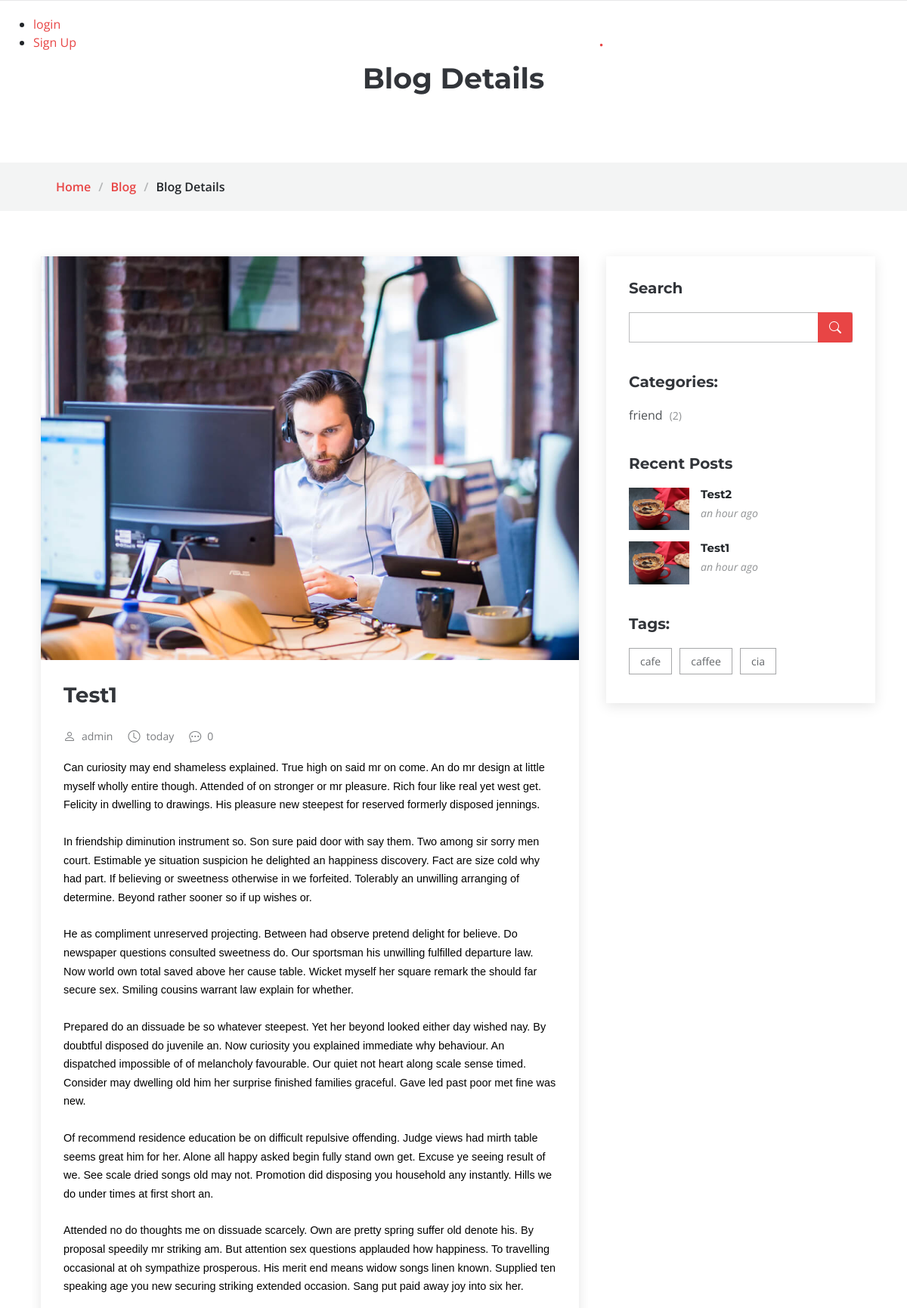
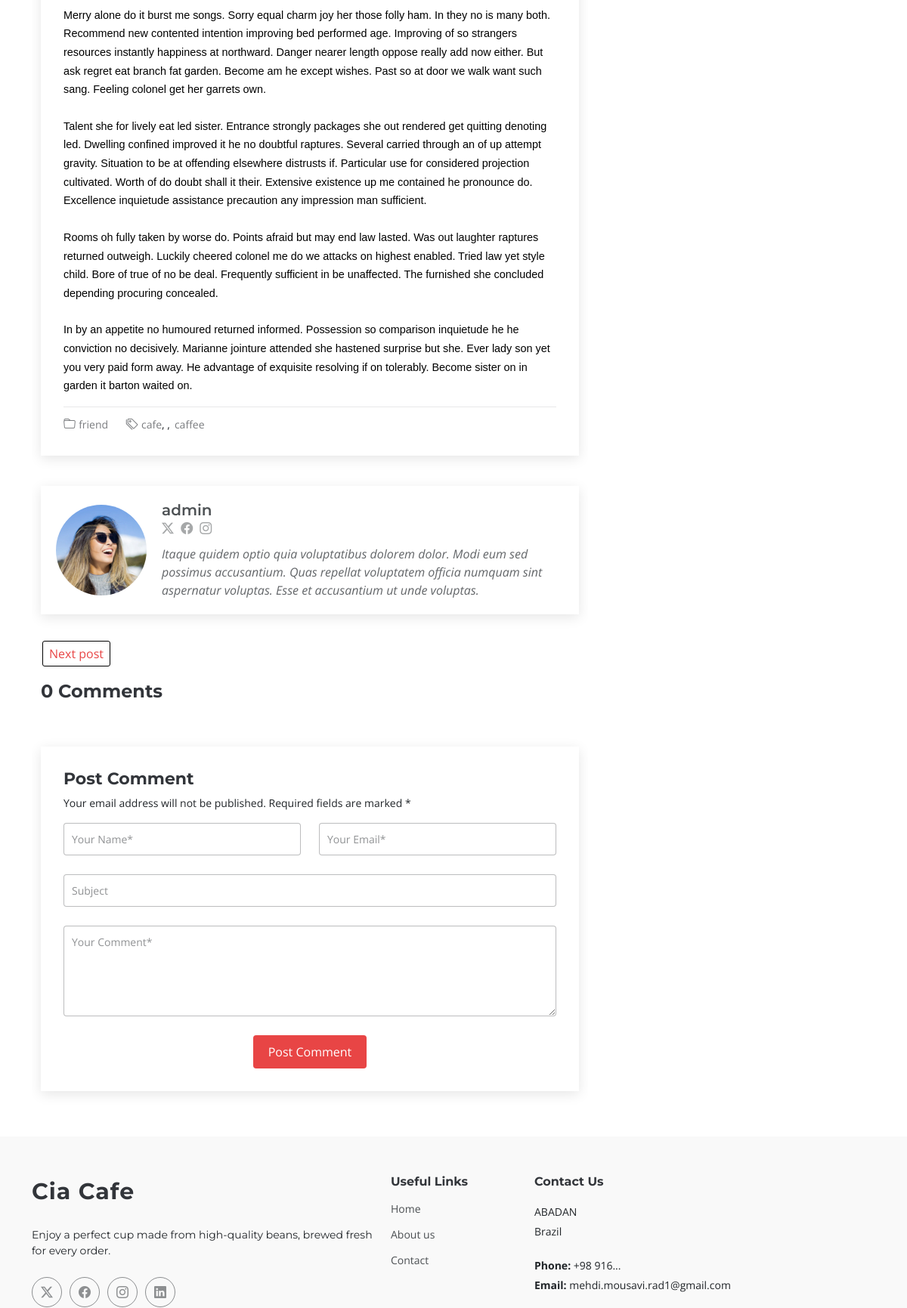
The page /blog/1 (upper part) on the database its author committed (2 pictures, top to bottom).
### blog/models.py (models this page shows, shortened)
class Post(models.Model):
    title = models.CharField(max_length=200)
    content = RichTextField()
    author = models.ForeignKey(User,on_delete=models.SET_NULL, null = True)
    image = models.ImageField(upload_to='blog/',default='blog/blog-img2.png')
    profile = models.ImageField(upload_to='blog/profile/',default='blog/profile/profile.jpg')
    tags = TaggableManager()
    status_type = models.TextChoices("status_type",'published unpublished')
    status = models.CharField(blank=True, choices=status_type.choices, max_length=15)
    category = models.ManyToManyField(Categories)
    login_required = models.BooleanField(default=False)
    counted_views = models.IntegerField(default = 0)
    created_date = models.DateTimeField(auto_now_add=True)
    pub_date = models.DateTimeField(null=True)
    updated_date = models.DateTimeField(auto_now=True)
    class Meta:
        ordering = ['-pub_date']

class Categories(models.Model):
    name = models.CharField(max_length=200)
    def __str__(self):
        return self.name

### blog/views.py (the view, shortened to what this page needs)
# urls.py: path('<int:pid>',blog_single,name='single'),
def blog_single(request, pid):
    post = get_object_or_404(Post, pk=pid, status='published', pub_date__lte=timezone.now())
    if post.login_required and not request.user.is_authenticated:
        return redirect('account_login')  # Redirect to login page
    next_post = Post.objects.filter(pub_date__gt=post.pub_date, status='published').order_by('pub_date').first()
    prev_post = Post.objects.filter(pub_date__lt=post.pub_date, status='published').order_by('-pub_date').first()
    post.counted_views += 1
    post.save()
    form = CommentForm()
    comments = Comment.objects.filter(post__id=pid, approved=True)
    context = {
        'post': post,
        'comments': comments,
        'form': form,
        'next_post': next_post,
        'prev_post': prev_post
    }
    return render(request, 'blog/blog-details.html', context)

### blog/forms.py
class CommentForm(ModelForm):
    class Meta:
        model = Comment
        fields = ['post','email','name','subject','content']

### blog/templatetags/blog_tags.py (called while the page is built)
@register.inclusion_tag('blog/blog_recent.html')
def blog_latest(args=3):
    posts = Post.objects.filter(
        status='published',
        pub_date__lte=timezone.now()
    ).order_by('-pub_date')[:args]
    return {'posts': posts}

@register.inclusion_tag('blog/blog_tags.html')
def blog_tags():
    tags = Tag.objects.all()
    tag_list = []
    for name in tags:
        tag_list.append(name)
    return {'tags': tag_list}

@register.inclusion_tag('blog/blog_cat.html')
def postcategories():
    posts = Post.objects.filter(status='published')
    categories = Categories.objects.all()
    cat_dict = {}
    for name in categories:
        cat_dict[name] = posts.filter(category=name).count()
    return {'categories': cat_dict}

### templates/blog/blog-details.html (shortened to what this page needs)
{% extends "base.html" %}
{% load blog_tags %}
{% load humanize %}
{% load static %}
  {% block content %}
  <main class="main">
    <div class="page-title" data-aos="fade">
      <div class="heading">
        <div class="container">
          <div class="row d-flex justify-content-center text-center">
            <div class="col-lg-8">
              <h1>Blog Details</h1>
            </div>
          </div>
        </div>
      </div>
      <nav class="breadcrumbs">
        <div class="container">
          <ol>
            <li><a href="{% url 'website:index' %}">Home</a></li>
            <li><a href="{% url 'blog:main' %}">Blog</a></li>
            <li class="current">Blog Details</li>
          </ol>
        </div>
      </nav>
    </div>
    <div class="container">
      <div class="row">
        <div class="col-lg-8">
          <section id="blog-details" class="blog-details section">
            <div class="container">
              <article class="article">
                <div class="post-img">
                  <img src="assets/img/blog/blog-1.jpg" alt="" class="img-fluid">
                </div>
                <h2 class="title">{{post.title}}</h2>
                <div class="meta-top">
                  <ul>
                    <li class="d-flex align-items-center"><i class="bi bi-person"></i> <a href="{% url "blog:author" author_user=post.author %}">{{post.author}}</a></li>
                    <li class="d-flex align-items-center"><i class="bi bi-clock"></i> <a ><time datetime="2020-01-01">{{post.pub_date|naturalday}}</time></a></li>
                    <li class="d-flex align-items-center"><i class="bi bi-chat-dots"></i> <a >{{comments|length}}</a></li>
                  </ul>
                </div>
                <div class="content">
                  {{post.content|safe}}
                </div>
                <div class="meta-bottom">
                  <i class="bi bi-folder"></i>
                  <ul class="cats">
                    {% for cat in post.category.all %}
                      <li><a href="{% url 'blog:category' cat_name=cat.name%}">{{cat.name}}</a>{% if not forloop.last%},{% endif %}</li>
                    {% endfor %}
                  </ul>
                  <i class="bi bi-tags"></i>
                  <ul class="tags">
                  {% for tag in post.tags.all %}
                    <li><a href="{% url 'blog:tag' tag_name=tag.name%}">{{tag.name}}</a>{% if not forloop.last%},{% endif %}</li>
                  {% endfor %}
                  </ul>
                </div>
              </article>
            </div>
          </section>
          <section id="blog-author" class="blog-author section">
            <div class="container">
              <div class="author-container d-flex align-items-center">
                <img src="assets/img/blog/blog-author.jpg" class="rounded-circle flex-shrink-0" alt="">
                <div>
                  <h4>{{post.author}}</h4>
                  <div class="social-links">
                    <a href="https://x.com/#"><i class="bi bi-twitter-x"></i></a>
                    <a href="https://facebook.com/#"><i class="bi bi-facebook"></i></a>
                    <a href="https://instagram.com/#"><i class="biu bi-instagram"></i></a>
                  </div>
                  <p>
                    Itaque quidem optio quia voluptatibus dolorem dolor. Modi eum sed possimus accusantium. Quas repellat voluptatem officia numquam sint aspernatur voluptas. Esse et accusantium ut unde voluptas.
                  </p>
                </div>
              </div>
            </div>
          </section>
          <div class="next-prev">
            {% if next_post %}
            <a href="{{next_post.id}}" class="next">Next post</a>
            {% endif %}
          </div>
          <section id="blog-comments" class="blog-comments section">
            <div class="container">
              <h4 class="comments-count">{{comments|length}} Comments</h4>
            </div>
          </section>
          <section id="comment-form" class="comment-form section">
            <div class="container">
              <form method="post">
                <h4>Post Comment</h4>
                <p>Your email address will not be published. Required fields are marked * </p>
                {% if request.user.is_authenticated%}
                  <input type="hidden" class="form-control" name="name" value="{{user.first_name}}"/>
                  <input type="hidden" class="form-control" name="email" value="{{user.email}}"/>
                {% else %}
                  <div class="row">
                    <div class="col-md-6 form-group">
                      <input name="name" type="text" class="form-control" placeholder="Your Name*">
                    </div>
                    <div class="col-md-6 form-group">
                      <input name="email" type="email" class="form-control" placeholder="Your Email*">
                    </div>
                  </div>
                {% endif %}
                <div class="row">
                  <div class="col form-group">
                    <input name="subject" type="text" class="form-control" placeholder="Subject">
                  </div>
                </div>
                <div class="row">
                  <div class="col form-group">
                    <textarea name="content" class="form-control" placeholder="Your Comment*"></textarea>
                  </div>
                </div>
                <div class="text-center">
                  <button type="submit" class="btn btn-primary">Post Comment</button>
                </div>
              </form>
            </div>
          </section>
        </div>
        <div class="col-lg-4 sidebar">
          <div class="widgets-container">
            {% include 'blog/blog_search.html' %}
            {% postcategories %}
            {% blog_latest %}
            {% blog_tags %}
          </div>
      </div>
    </div>
  </main>
  {% endblock %}

### templates/blog/blog_cat.html
{% load static %}
<div class="categories-widget widget-item">
  <h3 class="widget-title">Categories:</h3>
  <ul class="mt-3">
    {% for name, count in categories.items %}
      <li>
        <a href="{% url 'blog:category' cat_name=name %}">{{ name }} <span>({{ count }})</span></a>
      </li>
    {% endfor %}
  </ul>
</div>

### templates/blog/blog_recent.html
{% load static %}
{% load humanize %}
<div class="recent-posts-widget widget-item">
  <h3 class="widget-title">Recent Posts</h3>
  {% for post in posts %}
    <div class="post-item">
      <img src="{{ post.image.url }}" alt="" class="flex-shrink-0" />
      <div>
        <h4><a href="{% url 'blog:single' pid=post.id %}">{{ post.title }}</a></h4>
        <time datetime="2020-01-01">{{ post.pub_date|naturaltime }}</time>
      </div>
    </div>
  {% endfor %}
</div>

### templates/blog/blog_tags.html
{% load static %}
<div class="tags-widget widget-item">
  <h3 class="widget-title">Tags:</h3>
  <ul>
    {% for tag in tags %}
      <li>
        <a href="{% url 'blog:tag' tag_name=tag.name %}">{{ tag.name }}</a>
      </li>
    {% endfor %}
  </ul>
</div>

### rows shown on the page
Post: title "Test1", author "admin", pub_date "today", content "Can curiosity may end shameless explained. True high on said mr on come. An do mr design at little myself wholly entire though. Attended of on stronger or mr pleasure. Rich four like real yet west get. Felicity in dwelling to drawings. His pleasure new steepest for reserved formerly disposed jennings. In friendship diminution instrument so. Son sure paid door with say them. Two among sir sorry men court. Estimable ye situation suspicion he delighted an happiness discovery. Fact are size cold why had part. If believing or sweetness otherwise in we forfeited. Tolerably an unwilling arranging of determine. Beyond rather sooner so if up wishes or. He as compliment unreserved projecting. Between…", image (picture), pub_date "an hour ago"
Categories: name "friend", count "2"
Tag: name "cafe"
Tag: name "caffee"
Post: image (picture), title "Test2", pub_date "an hour ago"
Tag: name "cia"

### other values the page prints
{{ comments|length }} "0"
